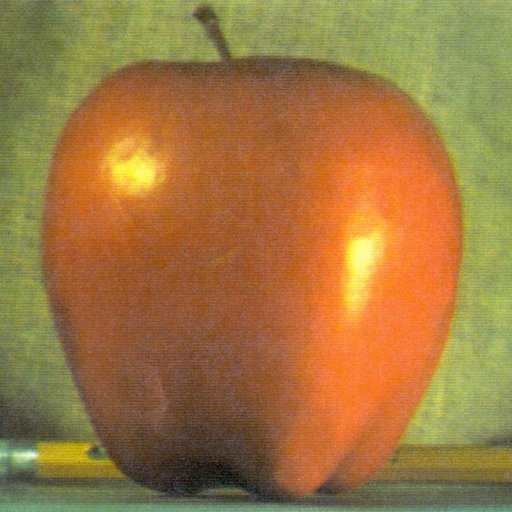
#> input picture python_opencv/apple.jpg, 512 x 512 px
$ python Filtering.py
#> lines starting #> are read from the running program, lines starting #| are printed output that depends on the picture
import cv2 as cv
from matplotlib import pyplot as plot

color = cv.imread('apple.jpg',1)
#> color is the input picture: shape (512, 512, 3); mean B, G, R 64.8, 119.7, 159.1
grey = cv.imread('apple.jpg',0)
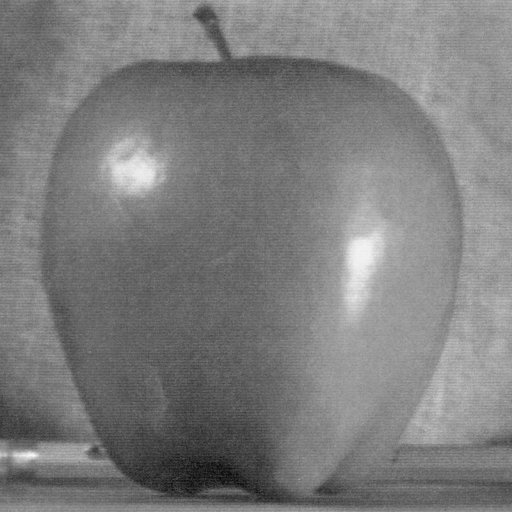
#> grey: shape (512, 512); min 7, max 250, mean 125.2

print(color)
#> (printed output is left out)
print(grey)
#> (printed output is left out)

cv.imshow('colorimage',color)
cv.imshow('greyimage',grey)

mean_blur = cv.blur(grey,(5,5))
plot.figure(figsize=(20,8))
plot.imshow(mean_blur)
#cv.imshow('img',mean_blur)

gaussian_blur = cv.GaussianBlur(grey,(101,101),0)
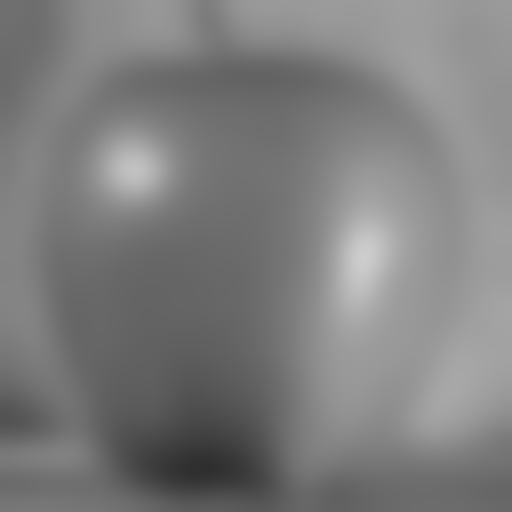
#> gaussian_blur: shape (512, 512); min 47, max 205, mean 125.2
plot.figure(figsize=(20,8))
plot.imshow(gaussian_blur)

median_blur = cv.medianBlur(grey,101)
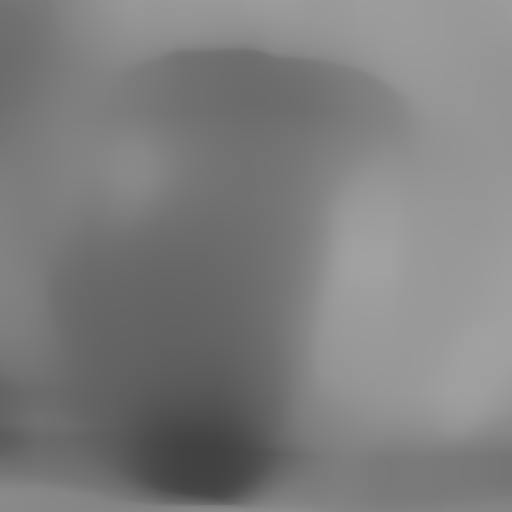
#> median_blur: shape (512, 512); min 65, max 161, mean 125.6
plot.figure(figsize=(20,8))
plot.imshow(median_blur)

bilateral_blur = cv.bilateralFilter(grey,23,51,51)
plot.figure(figsize=(20,8))
plot.imshow(bilateral_blur)


cv.waitKey(0)
cv.destroyAllWindows()

$ run again, with python_opencv/plane.jpg copied over python_opencv/apple.jpg
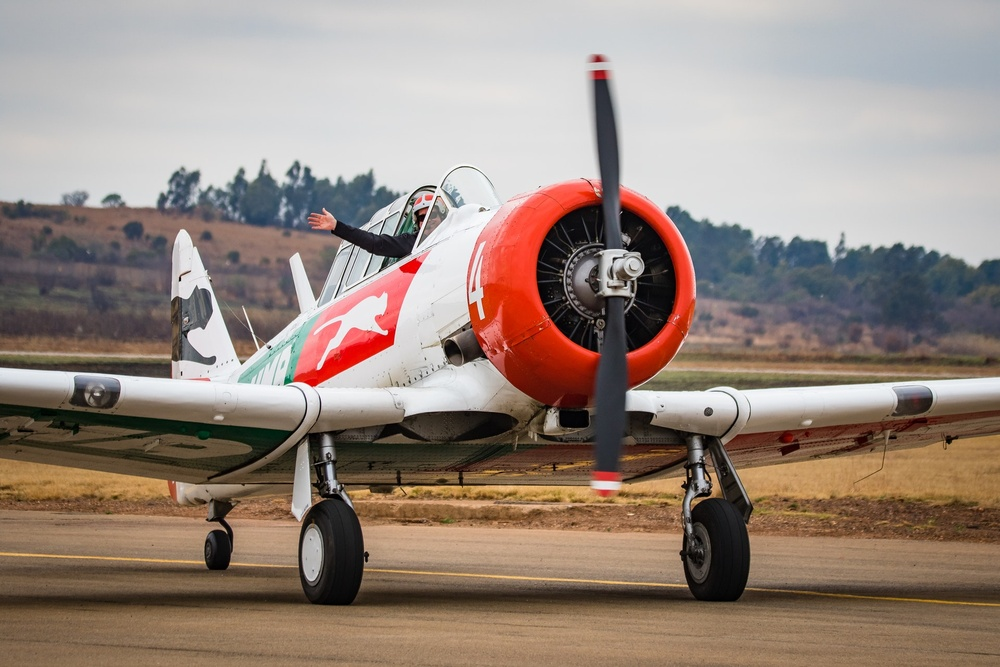
#> input picture python_opencv/plane.jpg, 1000 x 667 px, shrunk from 1920 x 1280 before the run
#> color is the input picture: shape (667, 1000, 3); mean B, G, R 125.9, 135.7, 151.9
#> (printed output is left out)
#> (printed output is left out)
#> `median_blur = cv.medianBlur(grey,101)`:
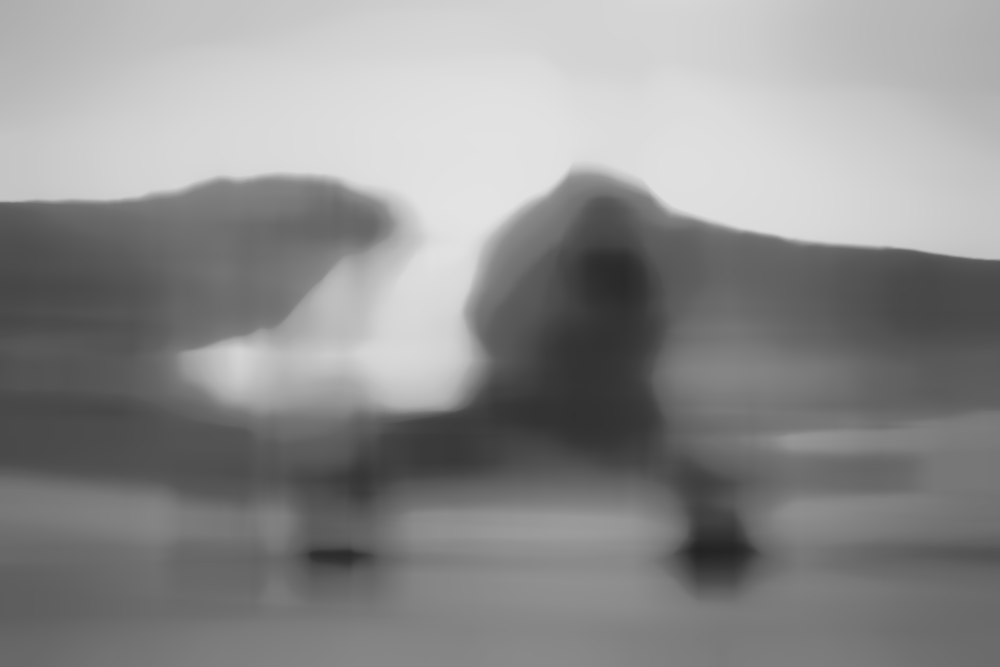
#> median_blur: shape (667, 1000); min 35, max 227, mean 141.1
#> `bilateral_blur = cv.bilateralFilter(grey,23,51,51)`:
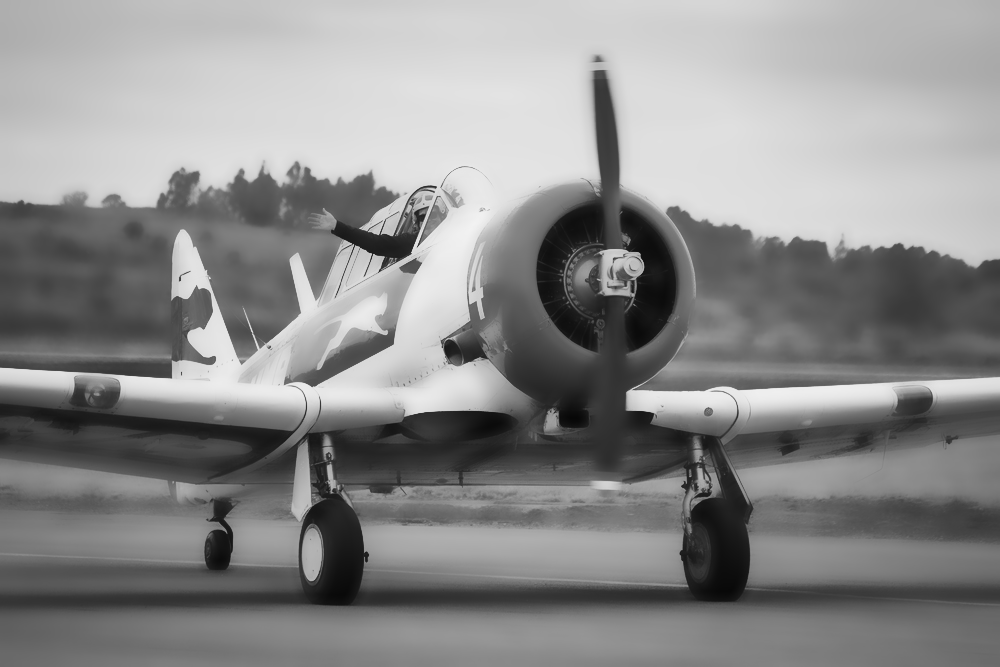
#> bilateral_blur: shape (667, 1000); min 7, max 242, mean 139.4
